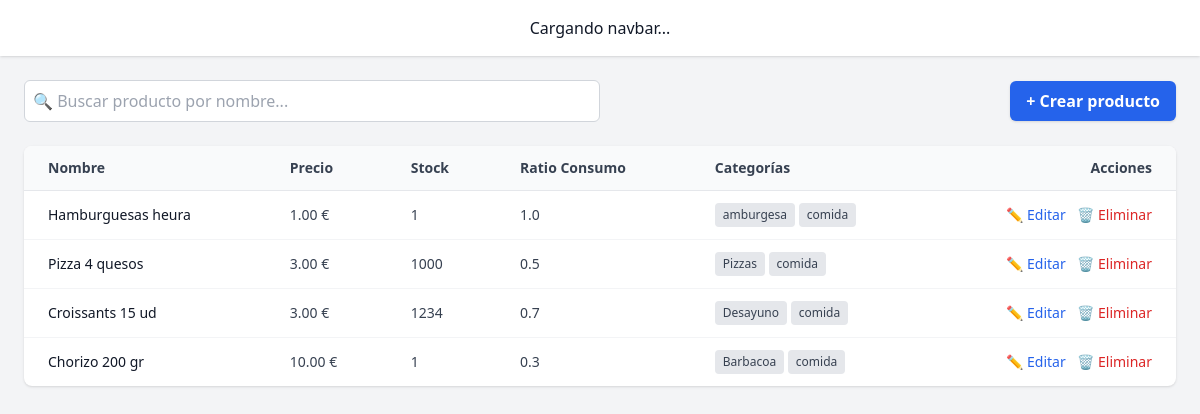
The page /product/list/ on the database its author committed.
### core/models/product.py (models this page shows, shortened)
class Product(models.Model):
    name = models.TextField(max_length=100, help_text="Nombre del producto")
    price = models.DecimalField(max_digits=6, decimal_places=2, help_text="Precio del producto")
    stock = models.PositiveIntegerField(default=0, help_text="Cantidad disponible en el inventario")
    categories = models.ManyToManyField(Category, related_name='products')
    ratio_consumo = models.FloatField(
        help_text="Cuántas unidades de este producto consume una persona promedio en un día. Ej: 1.0 = 1 unidad por persona por día."
    )

### core/models/category.py (models this page shows, shortened)
class Category(models.Model):
    name = models.CharField(max_length=100, primary_key=True)
    parent = models.ForeignKey(
        'self', null=True, blank=True,
        on_delete=models.CASCADE,
        related_name='children'
    )

### core/views.py (the view)
# urls.py: path('product/list/', product_list_view, name='product_list_view'),
def product_list_view(request):
    items = Product.objects.all()
    return render(request, "core/product_list.html", {"items": items})

### core/templates/core/product_list.html (shortened to what this page needs)
{% extends "base.html" %}
{% block content %}
<div class="flex flex-col md:flex-row justify-between items-center mb-6 gap-4">
  <form method="get" class="w-full md:w-1/2">
    <input
      type="text"
      name="search"
      placeholder="🔍 Buscar producto por nombre..."
      value="{{ request.GET.search }}"
      class="w-full p-2 border border-gray-300 rounded-md focus:outline-none focus:ring-2 focus:ring-blue-500"
    >
  </form>
  <a href="/product/create/" class="bg-blue-600 hover:bg-blue-700 text-white font-semibold px-4 py-2 rounded-md shadow">
    + Crear producto
  </a>
</div>
<div class="overflow-x-auto bg-white shadow rounded-lg">
  <table class="min-w-full divide-y divide-gray-200 text-sm">
    <thead class="bg-gray-50 text-gray-700 font-semibold">
      <tr>
        <th class="px-6 py-3 text-left">Nombre</th>
        <th class="px-6 py-3 text-left">Precio</th>
        <th class="px-6 py-3 text-left">Stock</th>
        <th class="px-6 py-3 text-left">Ratio Consumo</th>
        <th class="px-6 py-3 text-left">Categorías</th>
        <th class="px-6 py-3 text-right">Acciones</th>
      </tr>
    </thead>
    <tbody class="divide-y divide-gray-100">
      {% for item in items %}
        <tr class="hover:bg-gray-50 transition">
          <td class="px-6 py-3 font-medium text-gray-900">{{ item.name }}</td>
          <td class="px-6 py-3 text-gray-700">{{ item.price }} €</td>
          <td class="px-6 py-3 text-gray-700">{{ item.stock }}</td>
          <td class="px-6 py-3 text-gray-700">{{ item.ratio_consumo }}</td>
          <td class="px-6 py-3 text-gray-700">
            {% for cat in item.categories.all %}
              <span class="inline-block bg-gray-200 text-xs px-2 py-1 rounded">{{ cat.name }}</span>
            {% empty %}
              <span class="text-gray-400 text-xs">Ninguna</span>
            {% endfor %}
          </td>
          <td class="px-6 py-3 text-right space-x-2">
            <a href="{% url 'product_edit' item.pk %}" class="text-blue-600 hover:underline">✏️ Editar</a>
            <form action="{% url 'product_delete' item.pk %}" method="POST" class="inline" onsubmit="return confirm('¿Eliminar este producto?');">
              <button type="submit" class="text-red-600 hover:underline">🗑️ Eliminar</button>
            </form>
          </td>
        </tr>
      {% empty %}
        <tr>
          <td colspan="6" class="px-6 py-4 text-center text-gray-500">No hay productos registrados.</td>
        </tr>
      {% endfor %}
    </tbody>
  </table>
</div>
{% endblock %}

### rows shown on the page
Product: name "Hamburguesas heura", price "1.00", stock "1", ratio_consumo "1.0"
Category: name "amburgesa"
Category: name "comida"
Product: name "Pizza 4 quesos", price "3.00", stock "1000", ratio_consumo "0.5"
Category: name "Pizzas"
Product: name "Croissants 15 ud", price "3.00", stock "1234", ratio_consumo "0.7"
Category: name "Desayuno"
Product: name "Chorizo 200 gr", price "10.00", stock "1", ratio_consumo "0.3"
Category: name "Barbacoa"
